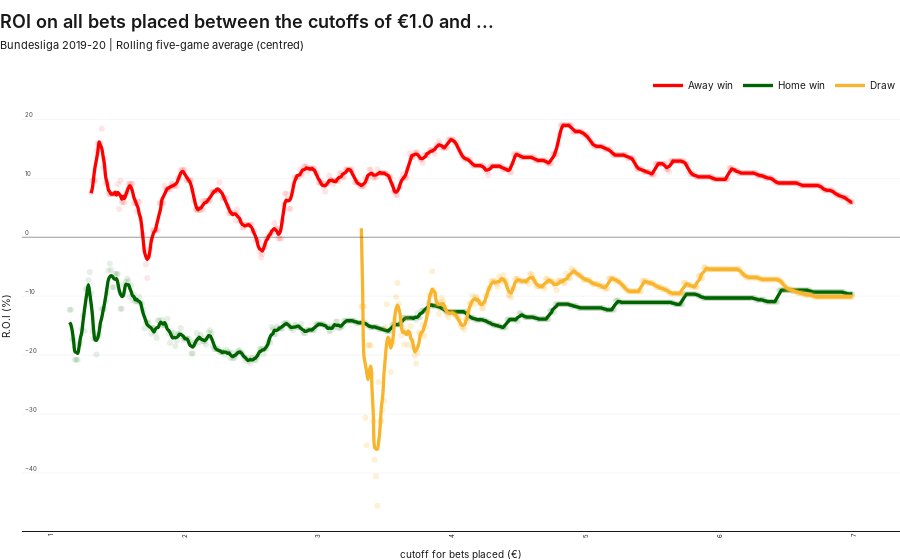

The code cell stored with this chart in its notebook:
### Code cell
def plotTHREEWAY_ROI_LINE(df, LO,HI):
    
    def getCONCATDF(winner_type):

        dfCONCAT = pd.DataFrame()
        for n in range(LO,HI):    
            dfCONCAT = pd.concat([dfCONCAT, eachROI(LO/100, n/100, winner_type)])

        dfCONCAT['rolling_5'] = dfCONCAT['roi'].rolling(5, min_periods=1, center=True).mean()  
        dfCONCAT = dfCONCAT.reset_index(drop=True)
        
        dfCONCAT = dfCONCAT.loc[dfCONCAT.invest >= 10] ## !!
        
        return dfCONCAT
                
    ########

    fig = go.Figure()
    
    def plotEach(dfCONCAT, winner_type, line_color):
                        
        a = 0.2 if winner_type == 'Draw' else 0.1
        
        fig.add_trace(go.Scatter(
                x=dfCONCAT['cutoffHI'], 
                y=dfCONCAT['roi'],  showlegend=False,
                mode='markers', marker=dict(color=f'rgba({colors[winner_type]["r"]},{colors[winner_type]["g"]},{colors[winner_type]["b"]},{a})', size=6, symbol='circle'),
                text = dfCONCAT['hover_text'], hovertemplate='%{text}</span><extra></extra>', 
            ))

        fig.add_trace(go.Scatter(
                x=dfCONCAT['cutoffHI'], 
                y=dfCONCAT['rolling_5'],  name = winner_type,
                mode='lines', marker=dict(), line=dict(width=3.33, color=f'rgb({colors[winner_type]["r"]},{colors[winner_type]["g"]},{colors[winner_type]["b"]})'), line_shape='spline',
                hoverinfo='skip',
            ))
        
    for winner_type in ['Away win', 'Home win', 'Draw']:
        line_colors = {'Away win': 'rgba(250,100,100,1)', 'Home win':'rgba(155,190,0,1)', 'Draw': 'rgba(255,190,0,1)'}
        plotEach(getCONCATDF(winner_type), winner_type, line_colors[winner_type])

    fig.add_hline(y=0, line=dict(width=1, color='rgba(55,55,55,0.5)'))
    
    headline, subhead, xaxes_title, yaxes_title, figHeight, marginTop, showLegend = f'ROI on all bets placed between the cutoffs of €{LO/100} and ... ', 'Bundesliga 2019-20 | Rolling five-game average (centred)', 'cutoff for bets placed (€)', 'R.O.I (%)', None, None, True
    customChartDefaultStyling.styling(fig, headline, subhead, xaxes_title, yaxes_title, figHeight, marginTop, showLegend)

    fig.show()
    
plotTHREEWAY_ROI_LINE(df, 100, 700)

### Figure 1 — Plotly figure (JSON) as saved in the notebook; plotly's stock layout.template omitted (floating-point values rounded to 4 significant figures; data arrays with more than 128 entries replaced by an {"elided": "..."} marker saying what was removed)
{"data": [{"hovertemplate": "%{text}</span><extra></extra>", "marker": {"color": "rgba(255,0,0,0.1)", "size": 6, "symbol": "circle"}, "mode": "markers", "showlegend": false, "text": {"elided": "570 str values"}, "type": "scatter", "x": {"elided": "570 float values"}, "y": {"elided": "570 float values"}}, {"hoverinfo": "skip", "line": {"color": "rgb(255,0,0)", "shape": "spline", "width": 3.33}, "mode": "lines", "name": "Away win", "type": "scatter", "x": {"elided": "570 float values"}, "y": {"elided": "570 float values"}}, {"hovertemplate": "%{text}</span><extra></extra>", "marker": {"color": "rgba(0,100,0,0.1)", "size": 6, "symbol": "circle"}, "mode": "markers", "showlegend": false, "text": {"elided": "586 str values"}, "type": "scatter", "x": {"elided": "586 float values"}, "y": {"elided": "586 float values"}}, {"hoverinfo": "skip", "line": {"color": "rgb(0,100,0)", "shape": "spline", "width": 3.33}, "mode": "lines", "name": "Home win", "type": "scatter", "x": {"elided": "586 float values"}, "y": {"elided": "586 float values"}}, {"hovertemplate": "%{text}</span><extra></extra>", "marker": {"color": "rgba(249,180,45,0.2)", "size": 6, "symbol": "circle"}, "mode": "markers", "showlegend": false, "text": {"elided": "368 str values"}, "type": "scatter", "x": {"elided": "368 float values"}, "y": {"elided": "368 float values"}}, {"hoverinfo": "skip", "line": {"color": "rgb(249,180,45)", "shape": "spline", "width": 3.33}, "mode": "lines", "name": "Draw", "type": "scatter", "x": {"elided": "368 float values"}, "y": {"elided": "368 float values"}}], "layout": {"autosize": true, "font": {"color": "rgba(24,24,24,1)", "family": "Manrope, Sohne, Inter, Arial", "size": 8}, "legend": {"font": {"color": "#181818", "size": 10}, "orientation": "h", "x": 1, "xanchor": "right", "y": 1, "yanchor": "bottom"}, "margin": {"b": 0, "l": 0, "r": 0}, "paper_bgcolor": "rgba(255,255,255,0)", "plot_bgcolor": "rgba(255,255,255,0)", "shapes": [{"line": {"color": "rgba(55,55,55,0.5)", "width": 1}, "type": "line", "x0": 0, "x1": 1, "xref": "x domain", "y0": 0, "y1": 0, "yref": "y"}], "showlegend": true, "title": {"font": {"color": "#181818", "family": "Test Söhne, Sohne, Manrope, Inter, Arial", "size": 16}, "text": "<span style=\"font-size: 18px; font-weight:600\">ROI on all bets placed between the cutoffs of €1.0 and ... </span><br><span style=\"font-family: Manrope, Sohne, Inter, Arial; font-size: 11px\">Bundesliga 2019-20 | Rolling five-game average (centred)</span>", "x": 0, "xanchor": "left", "y": 0.95, "yanchor": "top"}, "xaxis": {"autorange": true, "gridcolor": "rgba(245,245,245,1)", "gridwidth": 1, "linecolor": "rgba(24,24,24,1)", "linewidth": 1, "mirror": false, "range": [0.8031, 7.327], "showgrid": false, "showline": true, "tickangle": -90, "tickfont": {"size": 6}, "title": {"text": "cutoff for bets placed (€)"}, "type": "linear"}, "yaxis": {"autorange": true, "gridcolor": "rgba(245,245,245,1)", "gridwidth": 1, "linecolor": "rgba(24,24,24,1)", "linewidth": 1, "mirror": false, "range": [-50.47, 23.92], "showgrid": true, "showline": false, "tickfont": {"size": 6}, "ticklabelposition": "inside top", "title": {"text": "R.O.I (%)"}, "type": "linear"}}}
